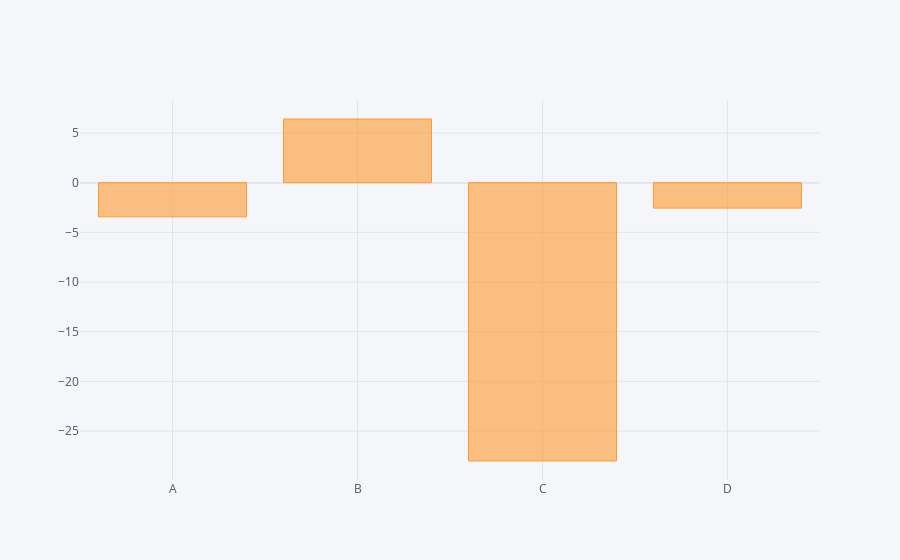

Notebook code cell kept with this figure:
### Code cell
df.sum().iplot(kind='bar') #sum for each column

### Figure 1 — Plotly figure (JSON) as saved in the notebook; plotly's stock layout.template omitted (floating-point values rounded to 4 significant figures)
{"data": [{"marker": {"color": "rgba(255, 153, 51, 0.6)", "line": {"color": "rgba(255, 153, 51, 1.0)", "width": 1}}, "name": "None", "orientation": "v", "text": "", "type": "bar", "x": ["A", "B", "C", "D"], "y": [-3.438, 6.413, -28.01, -2.557]}], "layout": {"autosize": true, "legend": {"bgcolor": "#F5F6F9", "font": {"color": "#4D5663"}}, "paper_bgcolor": "#F5F6F9", "plot_bgcolor": "#F5F6F9", "title": {"font": {"color": "#4D5663"}}, "xaxis": {"autorange": true, "gridcolor": "#E1E5ED", "range": [-0.5, 3.5], "showgrid": true, "tickfont": {"color": "#4D5663"}, "title": {"font": {"color": "#4D5663"}, "text": ""}, "type": "category", "zerolinecolor": "#E1E5ED"}, "yaxis": {"autorange": true, "gridcolor": "#E1E5ED", "range": [-29.92, 8.325], "showgrid": true, "tickfont": {"color": "#4D5663"}, "title": {"font": {"color": "#4D5663"}, "text": ""}, "type": "linear", "zerolinecolor": "#E1E5ED"}}}
